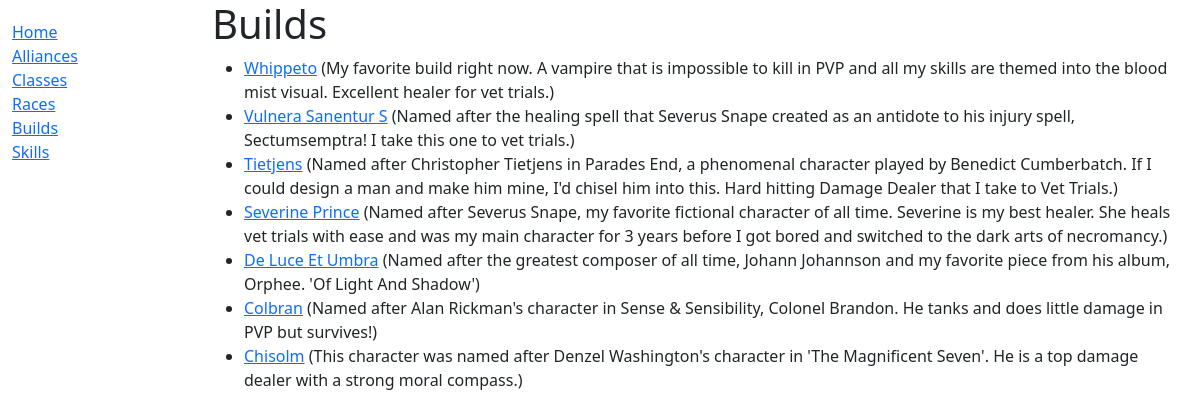
Before: /eso/builds/ with the older database file.
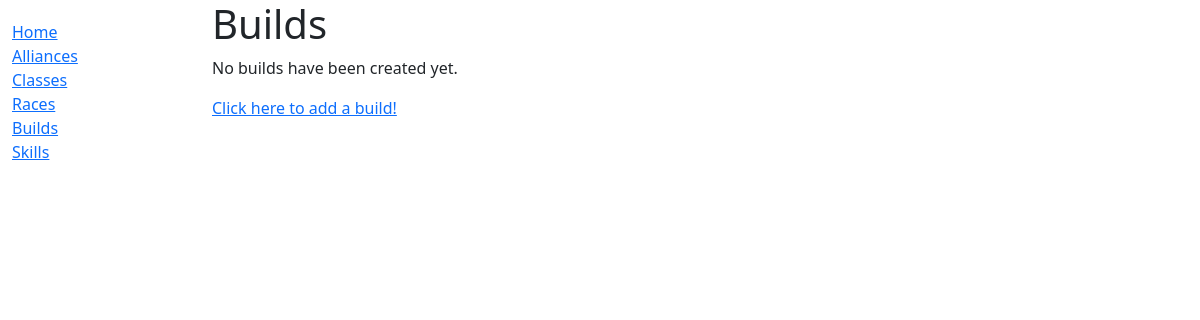
After: the same page with the newer database file.
### eso_app/models.py (models this page shows)
class BuildEditor(models.Model):
    name = models.CharField(max_length=200)
    desc = models.TextField(max_length=1000, verbose_name='Description', blank=True, default="")
    GENDERS = (
        ('M', 'Male'),
        ('F', 'Female')
    )
    gender = models.CharField(max_length=20, choices=GENDERS, blank=True)
    ALLIANCES = (
        ('ALDMERI', 'Aldmeri Dominion'),
        ('DAGGERFALL', 'Daggerfall Covenant'),
        ('EBONHEART', 'Ebonheart Pact')
    )
    alliance = models.CharField(max_length=50, choices=ALLIANCES)
    RACES = (
        ('BRETON', 'Breton'),
        ('KHAJIT', 'Khajit'),
        ('ORC', 'Orc'),
        ('HIGH_ELF', 'High Elf'),
        ('DARK_ELF', 'Dark Elf'),
        ('WOOD_ELF', 'Wood Elf'),
        ('ARGONIAN', 'Argonian'),
        ('REDGUARD', 'Redguard'),
        ('NORD', 'Nord'),
        ('IMPERIAL', 'Imperial')
    )
    race = models.CharField(max_length=30, choices=RACES)
    CLASSES = (
        ('DK', 'Dragonknight'),
        ('TP', 'Templar'),
        ('WD', 'Warden'),
        ('SC', 'Sorcerer'),
        ('NC', 'Necromancer'),
        ('NB', 'Nightblade')
    )
    clazz = models.CharField(max_length=30, choices=CLASSES, db_column='class', verbose_name='class')
    head = models.CharField(max_length=100, blank=True, default="")
    shoulders = models.CharField(max_length=100, blank=True, default="")
    chest = models.CharField(max_length=100, blank=True, default="")
    legs = models.CharField(max_length=100, blank=True, default="")
    hands = models.CharField(max_length=100, blank=True, default="")
    waist = models.CharField(max_length=100, blank=True, default="")
    feet = models.CharField(max_length=100, blank=True, default="")
    necklace = models.CharField(max_length=100, blank=True, default="")
    ring_one = models.CharField(max_length=100, blank=True, default="")
    ring_two = models.CharField(max_length=100, blank=True, default="")
    frontbar_weapon = models.CharField(max_length=100, blank=True, default="")
    frontbar_skill_one = models.ForeignKey(Skills, on_delete=models.CASCADE, blank=True, null=True, default="", related_name='+')
    frontbar_skill_two = models.ForeignKey(Skills, on_delete=models.CASCADE, blank=True, null=True, default="", related_name='+')
    frontbar_skill_three = models.ForeignKey(Skills, on_delete=models.CASCADE, blank=True, null=True, default="", related_name='+')
    frontbar_skill_four = models.ForeignKey(Skills, on_delete=models.CASCADE, blank=True, null=True, default="", related_name='+')
    frontbar_skill_five = models.ForeignKey(Skills, on_delete=models.CASCADE, blank=True, null=True, default="", related_name='+')
    frontbar_ultimate = models.ForeignKey(Skills, on_delete=models.CASCADE, blank=True, null=True, default="", related_name='+')
    backbar_weapon = models.CharField(max_length=100, blank=True, default="")
    backbar_skill_one = models.ForeignKey(Skills, on_delete=models.CASCADE, blank=True, null=True,default="", related_name='+')
    backbar_skill_two = models.ForeignKey(Skills, on_delete=models.CASCADE, blank=True, null=True, default="", related_name='+')
    backbar_skill_three = models.ForeignKey(Skills, on_delete=models.CASCADE, blank=True, null=True, default="", related_name='+')
    backbar_skill_four = models.ForeignKey(Skills, on_delete=models.CASCADE, blank=True, null=True, default="", related_name='+')
    backbar_skill_five = models.ForeignKey(Skills, on_delete=models.CASCADE, blank=True, null=True, default="", related_name='+')
    backbar_ultimate = models.ForeignKey(Skills, on_delete=models.CASCADE, blank=True, null=True, default="", related_name='+')
    ROLES = (
        ('T', 'Tank'),
        ('D', 'Damage Dealer'),
        ('H', 'Healer')
    )
    role = models.CharField(max_length=50, choices=ROLES)
    PLAY_STYLE = (
        ('PVP', 'PVP'),
        ('PVE', 'PVE')
    )
    playstyle = models.CharField(max_length=10, choices=PLAY_STYLE, verbose_name='Play Style')
    CURSES = (
        ('V', 'Vampire'),
        ('W', 'Werewolf')
    )
    curse = models.CharField(max_length=50, choices=CURSES, blank=True, default="", help_text="Optional")
    MUNDUS_STONES = (
        ('APPRENTICE', 'The Apprentice'),
        ('ATRONACH', 'The Atronach'),
        ('LADY', 'The Lady'),
        ('LORD', 'The Lord'),
        ('LOVER', 'The Lover'),
        ('MAGE', 'The Mage'),
        ('RITUAL', 'The Ritual'),
        ('SERPENT', 'The Serpent'),
        ('SHADOW', 'The Shadow'),
        ('STEED', 'The Steed'),
        ('THIEF', 'The Thief'),
        ('TOWER', 'The Tower'),
        ('WARRIOR', 'The Warrior')
    )
    mundus = models.CharField(max_length=100, choices=MUNDUS_STONES)
    attributes_health = models.IntegerField(default=0, validators=[MaxValueValidator(64), MinValueValidator(0)],
                                            verbose_name="Health")
    attributes_magicka = models.IntegerField(default=0, validators=[MaxValueValidator(64), MinValueValidator(0)],
                                             verbose_name="Magicka")
    attributes_stamina = models.IntegerField(default=0, validators=[MaxValueValidator(64), MinValueValidator(0)],
                                             verbose_name="Stamina")
    house = models.CharField(max_length=500)
    mount = models.CharField(max_length=500)
    video = models.URLField(default="", blank=True)
    image = models.ImageField(upload_to='images/% Y/% m/% d/', default="default.jpg", blank=True)
    class Meta:
        ordering = ['-name']
    def get_absolute_url(self):
        return reverse('build-detail', args=[str(self.id)])

### eso_app/views.py (the view)
# urls.py: path('builds/', views.BuildEditorView.as_view(), name='builds'),
class BuildEditorView(ListView):
    model = BuildEditor
    context_object_name = 'build_list'
    template_name = 'build_list.html'

### eso_app/templates/build_list.html
{% extends "base_generic.html" %}
{% block content %}
  <h1>Builds</h1>
  {% if build_list %}
  <ul>
    {% for build in build_list %}
      <li>
        <a href="{{ build.get_absolute_url }}">{{ build.name }}</a> ({{build.desc}})
      </li>
    {% endfor %}
  </ul>
  {% else %}
    <p>No builds have been created yet.</p>
      <a href="/">Click here to add a build!</a>
  {% endif %}
{% endblock %}

### eso_app/templates/base_generic.html (shortened to what this page needs)
<!DOCTYPE html>
<html lang="en">
<head>
  <link href="https://cdn.jsdelivr.net/npm/bootstrap@5.1.3/dist/css/bootstrap.min.css" rel="stylesheet">
  {% load static %}
  <link rel="stylesheet" href="{% static 'css/styles.css' %}">
</head>
<body>
  <div class="container-fluid">
    <div class="row">
      <div class="col-sm-2">
      {% block sidebar %}
        <ul class="sidebar-nav">
          <li><a href="{% url 'index' %}">Home</a></li>
          <li><a href="{% url 'alliances' %}">Alliances</a></li>
          <li><a href="{% url 'classes' %}">Classes</a></li>
          <li><a href="{% url 'races' %}">Races</a></li>
          <li><a href="{% url 'builds' %}">Builds</a></li>
          <li><a href="{% url 'skills' %}">Skills</a></li>
        </ul>
     {% endblock %}
      </div>
      <div class="col-sm-10 ">{% block content %}{% endblock %}</div>
    </div>
  </div>
</body>
</html>

### eso_app/static/css/styles.css (style rules this page uses)
.sidebar-nav { margin-top: 20px; padding: 0; list-style: none; }

Changed rows visible on the page:
removed BuildEditor: name "Whippeto", desc "My favorite build right now. A vampire that is impossible to kill in PVP and all my skills are themed into the blood mist visual. Excellent healer for vet trials."
removed BuildEditor: name "Vulnera Sanentur S", desc "Named after the healing spell that Severus Snape created as an antidote to his injury spell, Sectumsemptra! I take this one to vet trials."
removed BuildEditor: name "Tietjens", desc "Named after Christopher Tietjens in Parades End, a phenomenal character played by Benedict Cumberbatch. If I could design a man and make him mine, I'd chisel him into this. Hard hitting Damage Dealer that I take to Vet Trials."
removed BuildEditor: name "Severine Prince", desc "Named after Severus Snape, my favorite fictional character of all time. Severine is my best healer. She heals vet trials with ease and was my main character for 3 years before I got bored and switched to the dark arts of necromancy."
removed BuildEditor: name "De Luce Et Umbra", desc "Named after the greatest composer of all time, Johann Johannson and my favorite piece from his album, Orphee. 'Of Light And Shadow'"
removed BuildEditor: name "Colbran", desc "Named after Alan Rickman's character in Sense & Sensibility, Colonel Brandon. He tanks and does little damage in PVP but survives!"
removed BuildEditor: name "Chisolm", desc "This character was named after Denzel Washington's character in 'The Magnificent Seven'. He is a top damage dealer with a strong moral compass."
Other visible differences:
text now shown: "No builds have been created yet. Click here to add a build!"
